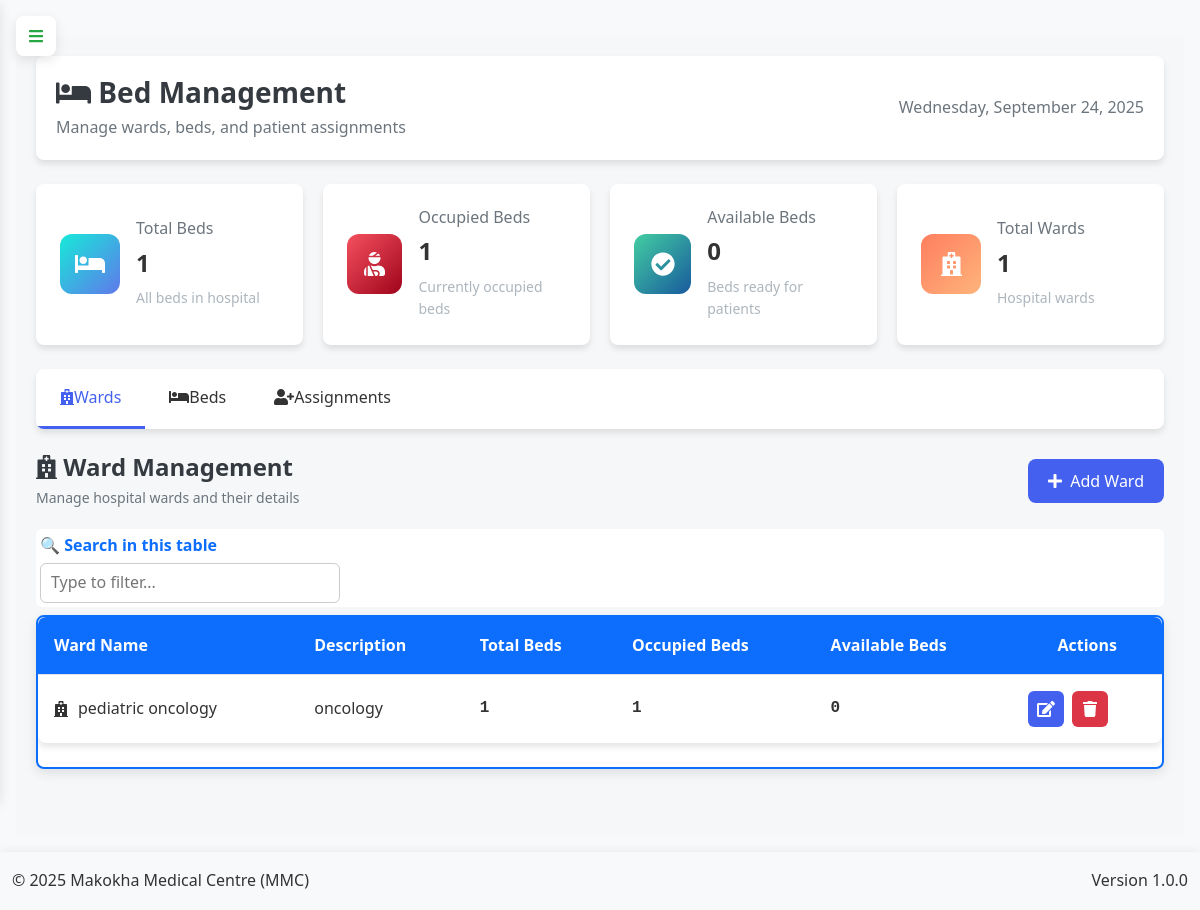
/admin/beds (signed in), run on an earlier commit of the app's database.
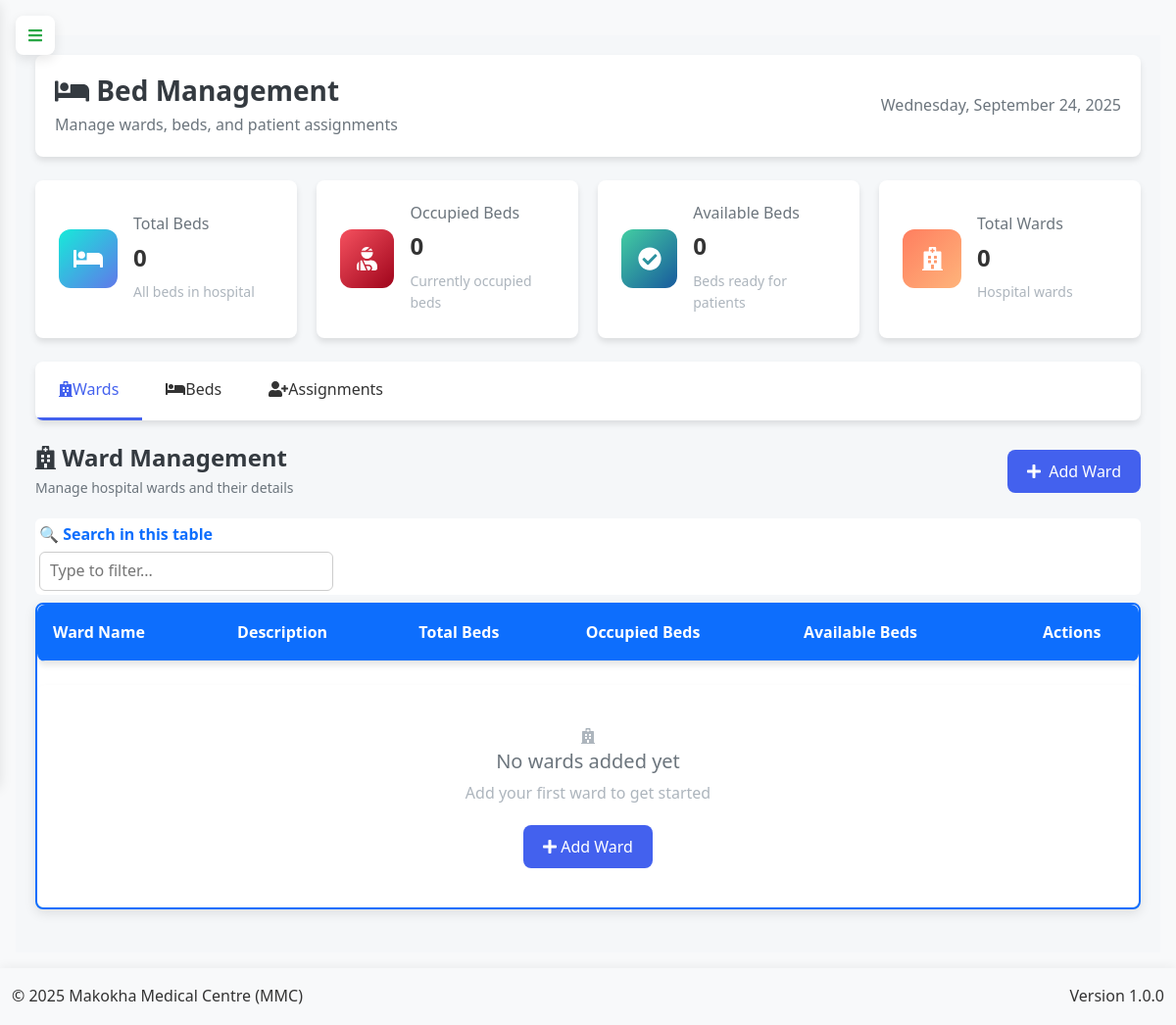
And on a later commit of the database.
### app.py (models this page shows)
class Ward(db.Model):
    __tablename__ = 'wards'
    id = db.Column(db.Integer, primary_key=True)
    name = db.Column(db.String(100), nullable=False)
    description = db.Column(db.Text)
    created_at = db.Column(db.DateTime, default=lambda: datetime.now(timezone.utc))
    updated_at = db.Column(db.DateTime, default=lambda: datetime.now(timezone.utc), onupdate=lambda: datetime.now(timezone.utc))
    beds = db.relationship('Bed', backref='ward', lazy=True)

### app.py (the view, shortened to what this page needs)
@app.route('/admin/beds', methods=['GET', 'POST'])
@login_required
def manage_beds():
    if current_user.role != 'admin':
        flash('Unauthorized access', 'danger')
        return redirect(url_for('home'))
    wards = Ward.query.all()
    beds = Bed.query.order_by(Bed.ward_id, Bed.bed_number).all()
    patients = Patient.query.filter_by(status='active').all()
    return render_template('admin/beds.html',
        wards=wards,
        beds=beds,
        patients=patients,
        total_beds=get_total_beds(),
        occupied_beds=get_occupied_beds(),
        available_beds=get_available_beds()
    )

### app.py (called while the page is built, shortened)
@app.before_request
def initialize_data():
    global _first_request
    if not _first_request:
        return

@app.context_processor
def inject_current_date():
    return {'current_date': date.today().strftime('%Y-%m-%d')}

@app.context_processor
def inject_csrf_token():
    return dict(csrf_token=generate_csrf)

def get_total_beds():
    return Bed.query.count()

def get_available_beds():
    return Bed.query.filter_by(status='available').count()

def get_occupied_beds():
    return Bed.query.filter_by(status='occupied').count()

@app.context_processor
def utility_processor():
    def decrypt_data(encrypted_data):
        if not encrypted_data:
            return ""
        try:
            return Config.decrypt_data_static(encrypted_data)
        except:
            return "[Decryption Error]"
    return dict(decrypt_data=decrypt_data)

    @property
    def decrypted_name(self):
        if not self.name:
            return None
        try:
            return Config.decrypt_data_static(self.name)
        except Exception:
            return "[Decryption Error]"

    @login_manager.user_loader
    def load_user(user_id):
        return db.session.get(User, int(user_id))

### templates/admin/beds.html (shortened to what the changed rows need)
{% extends "base.html" %}
{% block content %}
<link rel="stylesheet" href="https://cdnjs.cloudflare.com/ajax/libs/font-awesome/6.4.0/css/all.min.css">
<link rel="stylesheet" href="https://cdn.datatables.net/1.13.6/css/dataTables.bootstrap5.min.css">
<link rel="stylesheet" href="https://cdnjs.cloudflare.com/ajax/libs/animate.css/4.1.1/animate.min.css">
<div class="bed-management-container">
    <div class="dashboard-header">
        <div class="header-content">
            <div class="header-title">
                <h1><i class="fas fa-bed"></i> Bed Management</h1>
            </div>
        </div>
    </div>
    <div class="summary-cards-grid">
        <div class="summary-card total-beds">
            <div class="card-content">
                <h3>Total Beds</h3>
                <div class="amount" id="total-beds">{{ total_beds }}</div>
                <p>All beds in hospital</p>
            </div>
        </div>
        <div class="summary-card occupied-beds">
            <div class="card-content">
                <h3>Occupied Beds</h3>
                <div class="amount" id="occupied-beds">{{ occupied_beds }}</div>
                <p>Currently occupied beds</p>
            </div>
        </div>
        <div class="summary-card total-wards">
            <div class="card-content">
                <h3>Total Wards</h3>
                <div class="amount" id="total-wards">{{ wards|length }}</div>
                <p>Hospital wards</p>
            </div>
        </div>
    </div>
    <div class="tab-content active" id="wards-tab">
        <div class="section-header">
            <div class="section-title">
                <h2><i class="fas fa-hospital"></i> Ward Management</h2>
            </div>
        </div>
        <div class="table-container">
            <table id="wards-table" class="modern-table">
                <thead>
                    <tr>
                        <th>Ward Name</th>
                        <th>Description</th>
                        <th>Total Beds</th>
                        <th>Occupied Beds</th>
                        <th>Available Beds</th>
                        <th class="text-center">Actions</th>
                    </tr>
                </thead>
                <tbody>
                    {% for ward in wards %}
                    {% set ward_beds = beds|selectattr("ward_id", "equalto", ward.id)|list %}
                    {% set occupied_ward_beds = ward_beds|selectattr("status", "equalto", "occupied")|list %}
                    <tr>
                        <td>
                            <div class="ward-info">
                                <i class="fas fa-hospital"></i>
                                <span>{{ ward.name }}</span>
                            </div>
                        </td>
                        <td>{{ ward.description or 'No description' }}</td>
                        <td class="amount-cell">{{ ward_beds|length }}</td>
                        <td class="amount-cell">{{ occupied_ward_beds|length }}</td>
                        <td class="amount-cell">{{ ward_beds|length - occupied_ward_beds|length }}</td>
                        <td class="action-btns">
                            <div class="btn-group">
                                <button class="action-btn btn-primary"
                                        onclick="bedManagement.editWard({{ ward.id }}, '{{ ward.name | replace("'", "\\'") }}', '{{ ward.description | replace("'", "\\'") if ward.description else '' }}')">
                                    <i class="fas fa-edit"></i>
                                </button>
                                <button class="action-btn btn-danger"
                                        data-delete-record="{{ ward.id }}"
                                        data-record-type="ward">
                                    <i class="fas fa-trash"></i>
                                </button>
                            </div>
                        </td>
                    </tr>
                    {% endfor %}
                </tbody>
            </table>
            {% if not wards %}
            <div class="empty-state" id="wards-empty">
                <i class="fas fa-hospital"></i>
                <h3>No wards added yet</h3>
                <p>Add your first ward to get started</p>
                <button class="btn btn-primary" data-modal-target="add-ward">
                    <i class="fas fa-plus"></i> Add Ward
                </button>
            </div>
            {% endif %}
        </div>
    </div>
</div>
{% endblock %}

What changed in the data, as far as the page shows it:
removed Ward: name "pediatric oncology", description "oncology", ward_beds "1", occupied_ward_beds "1", ward_beds "0"
Also different on the page:
{{ total_beds }}: "1" → "0"
{{ occupied_beds }}: "1" → "0"
{{ wards|length }}: "1" → "0"
text now shown: "No wards added yet Add your first ward to get started Add Ward"
